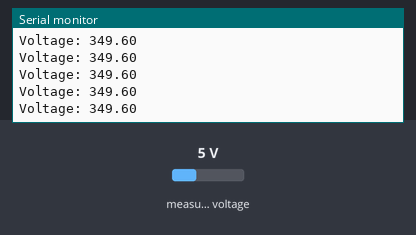
Bench run of a sketch on a simulated ESP32. Parts: the last lines printed to the serial monitor. The inputs (shaded band) are chosen by the test bench; at power-on: measured voltage 5 V.

Above: at 1.2 s.
1.3 s: measured voltage set to 0.3 V
At 1.51 s:
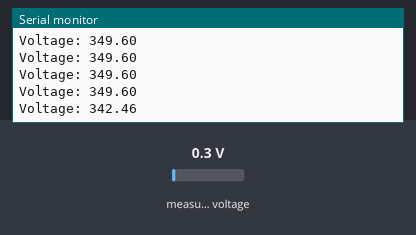
2.8 s: measured voltage set to 3.8 V
At 2.84 s:
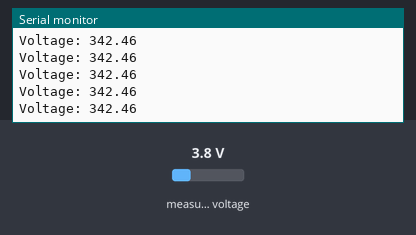
Timing chart, 0 to 5.8 s (numbered marks = the images above; inputs shaded):
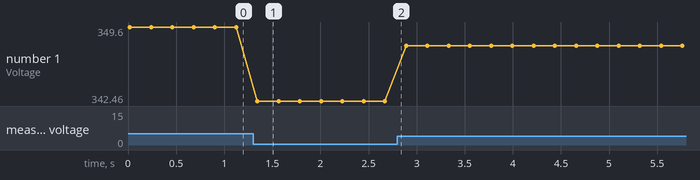

The sketch:

Voltage-esp32-1.ino
```cpp
// https://diyprojectslab.com/interfacing-zmpt101b-voltage-sensor-with-esp32/

#include <Wire.h>
#include <ZMPT101B.h>

#define SENSITIVITY 500.0f       // Adjust this value to calibrate sensitivity
#define CALIBRATION_FACTOR 1.52  // Calibration factor to correct the reading (230 / 155)

ZMPT101B voltageSensor(27, 50.0);

void setup() {
  Serial.begin(115200);
  voltageSensor.setSensitivity(SENSITIVITY);
}

void sensor() {
  float voltage = voltageSensor.getRmsVoltage() * CALIBRATION_FACTOR;  // Apply calibration factor
  Serial.print("Voltage: ");
  Serial.println(voltage);
}

void loop() {
  sensor();
  delay(200);
}
```

Measured:
- after the input at 1.3 s, the serial monitor: prints a new line after 0.05 s (image 1)
- plotted number 1: 349.6 → 342.46 after the input at 1.3 s, 342.46 → 347.78 after the input at 2.8 s
